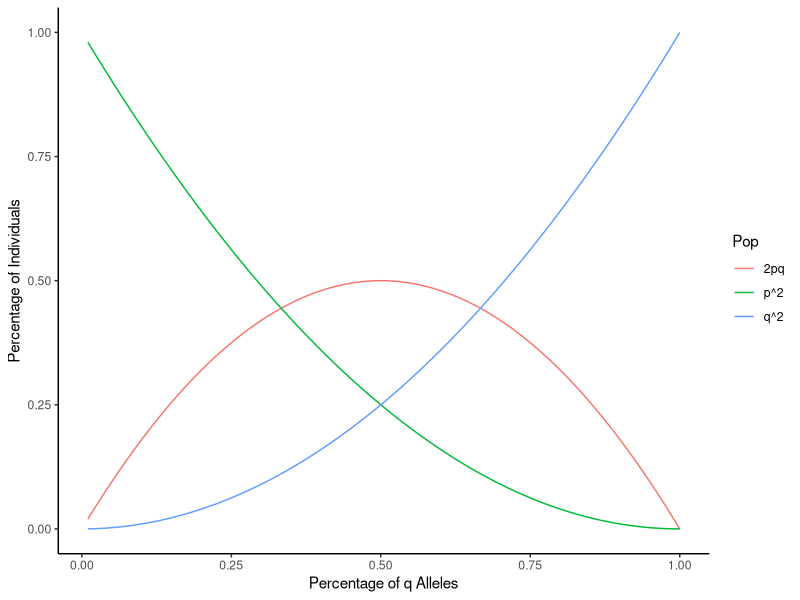

This figure's R source:
## ---- chunk 1
# HWE Function
# Given a value of q
hw <- function(q){
  # calculate p
  p <- 1-q
  
  # the command print will return values
  # past concatenates the string
  
  # calculate expected homozygote dominant
  print(paste0("P^2 = ",
               round(p^2,2)))
  # calculate expected heterozygotes
  print(paste0("2PQ = ",
               round(2*p*q,2)))
  # calculate expected homozygote recessive
  print(paste0("Q^2 = ",
               round(q^2,2)))
}
## ---- chunk 2
q <- sqrt(0.2)
hw(q)
## ---- chunk 3
hw(q=sqrt(0.15))
## ---- chunk 4
# Load package into R
library(tidyverse)
## ---- chunk 5
# Create number series for q, 0 to 1
q <- (1:100)/100
# Complementary series for p
p <- 1-q
# Values of 2pq at each site
pq <- 2*p*q

# Create a dataframe of different values
# q
q0 <- cbind(q,"q")
# p
p0 <- cbind(p,"p")
# 2pq
pq <- cbind(pq,"2pq")
# q^2
q2 <- cbind(q^2,"q^2")
# p^2
p2 <- cbind(p^2,"p^2")

# combine all variables into one giant data frame
pop <- rbind(q0,p0,pq,q2,p2)%>%
  as.data.frame()

# preview data frame
head(pop)
## ---- chunk 6
# rename columns
colnames(pop) <- c("Val","Pop")

# make sure formats are right for interpretation
# continuous numerical
pop$Val <- as.numeric(pop$Val)
# categorical
pop$Pop <- as.factor(pop$Pop)
# index values
pop$X <- 1:100/100

# Remove plain p and q
pop2 <- pop%>%filter(Pop != "q",Pop !="p")

# plot the data
# group by population (p2, q2, 2pq)
ggplot(pop2,aes(x=X,y=Val,group=Pop))+
  # line graph
  geom_line(aes(color=Pop))+
  # clean plot
  theme_classic()+
  # Change labels
  xlab("Percentage of q Alleles")+ylab("Percentage of Individuals")
